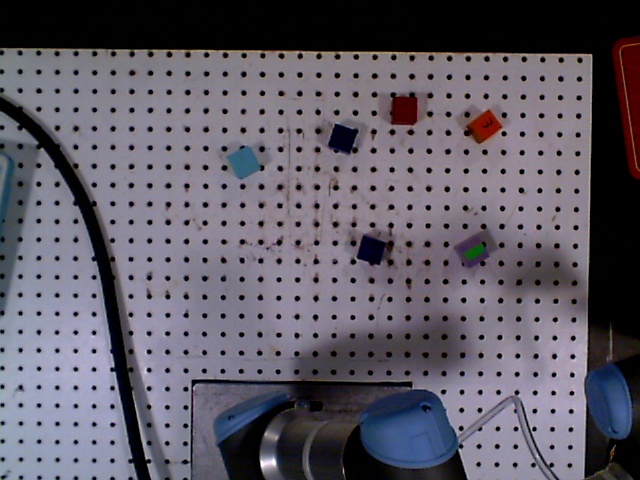
#> input picture lab56_checkout/images/1.jpg, 640 x 480 px
$ python lab5_func.py
#> lines starting #> are read from the running program, lines starting #| are printed output that depends on the picture; after the words box and inside, x2 and y2 are one past the last pixel; in counts of white or black regions, pixels touching at a corner belong together
### lab56_checkout/helper.py
import cv2

def switch_color(argument):
    switcher = {
        # (blue, green, red)
        0: (0,255,255),
        1: (255,0,0),   # Blue
        2: (0,255,0),   # Green
        3: (0,0,255),   # Red
        4: (255,255,0),
        5: (255,0,255),
        6: (128,255,128),
        7: (128,128,0),
        8: (128,0,128),
        9: (0,128,128),
    }
    return switcher.get(argument, (255, 255, 255))

def adaptive_thresholding(gray_image):

    adaptive_threshold_image = cv2.adaptiveThreshold(gray_image.copy(),
                                        255,
                                        cv2.ADAPTIVE_THRESH_GAUSSIAN_C, #cv2.ADAPTIVE_THRESH_GAUSSIAN_C, cv2.ADAPTIVE_THRESH_MEAN_C,
                                        cv2.THRESH_BINARY, # cv2.THRESH_BINARY_INV
                                        151,
                                        5)
    #cv2.imshow("Adaptive Threshold Image", adaptive_threshold_image)
    return adaptive_threshold_image

def read_image(image_name):
#> called with image_name = './images/1.jpg'
    image = cv2.imread(image_name, cv2.IMREAD_COLOR)
#> image is the input picture: shape (480, 640, 3); mean B, G, R 101.8, 90.6, 94.9
    height, width = image.shape[0], image.shape[1]
#> height = 480; width = 640
    if(height != 240 and width != 320):
        image = cv2.resize(image, (image.shape[1]/2, image.shape[0]/2))
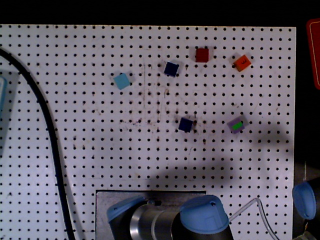
#> image: shape (240, 320, 3); mean B, G, R 101.9, 90.7, 95.1
    gray_image = cv2.cvtColor(image, cv2.COLOR_BGR2GRAY)
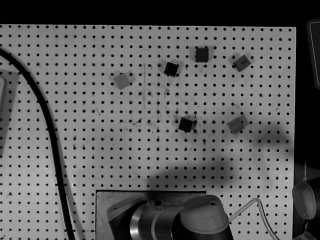
#> gray_image: shape (240, 320); min 0, max 250, mean 93.3
    # print("\nThe shape of the gray image is %s" % str(gray_image.shape))
    return image, gray_image

### lab56_checkout/lab5_func.py
#!/usr/bin/env python

import cv2
import time
import numpy as np
from helper import switch_color, read_image, adaptive_thresholding

# Function for Lab 5
# Take an black and white image and find the object in it, returns an associated image with different color for each image
# You will implement your algorithm for rastering here
def associate_objects(bw_image, pixellabel, associate_image):

    height, width = bw_image.shape[0], bw_image.shape[1]

    # Create a demo image of colored lines
    num = 0
    for row in range(height):
        for col in range(width):
            pixellabel[row][col] = num
        num = num + 1
        if(num == 10):
            num = 0

    for row in range(height):
        for col in range(width):
            (blue, green, red) = switch_color(pixellabel[row][col])
            associate_image[row][col][0] = blue
            associate_image[row][col][1] = green
            associate_image[row][col][2] = red

    return associate_image


if __name__ == '__main__':

    image_name = "./images/1.jpg"
    image, gray_image = read_image(image_name)
    bw_image = adaptive_thresholding(gray_image)
#> in adaptive_thresholding, `adaptive_threshold_image = cv2.adaptiveThreshold(gray_image.copy(), 25..`:
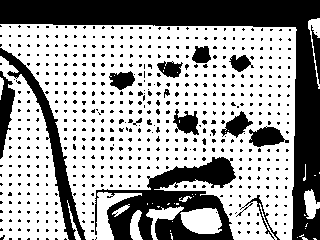
#> adaptive_threshold_image: shape (240, 320); 62.9% white; 583 black regions (566 under 20 px), largest, box (x1, y1, x2, y2) and area: (0, 0, 320, 240) 12781, (95, 157, 236, 240) 5440, (0, 48, 86, 240) 2266

    height, width = bw_image.shape[0], bw_image.shape[1]
#> height = 240; width = 320

    # Create a 2D array pixellabel[height][width]
    # In the bw_image, 0 is black, 255 is white
    # If image pixel is white pixellabel[row][col] = -1
    # If image pixel is black pixellabel[row][col] = 0
    # pixellabel = ((bw_image.copy()+1)*-1+1)*-1
    pixellabel = ((bw_image.copy()+1)*-1+1)*-1 # numpy.int16 == short

    associate_image = np.zeros([height, width, 3], dtype=np.uint8)

    start_time = time.time()
    result_image = associate_objects(bw_image, pixellabel, associate_image)
#> after the loop in associate_objects, `for row in range(height):`:
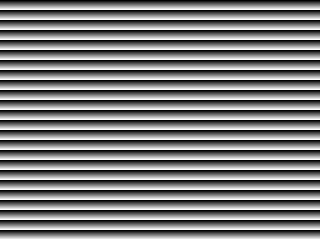
#> pixellabel: shape (240, 320) int16; min 0, max 9, mean 4.5; drawn with min black and max white
#> after the loop in associate_objects, `for row in range(height):`:
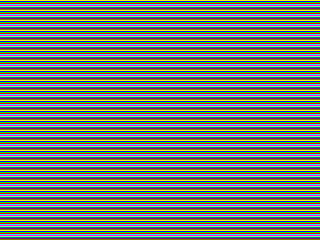
#> associate_image: shape (240, 320, 3); mean of channels 0, 1, 2 114.9, 127.6, 114.9; drawn as B, G, R
    end_time = time.time()
    print("Associate objects without Cython processed %s seconds." % (end_time - start_time))

    cv2.imshow("(1) Original Image", image)
    cv2.imshow("(2) Gray Image", gray_image)
    cv2.imshow("(3) Binary Image", bw_image)
    cv2.imshow("(4) Result Image", result_image)

    cv2.waitKey(0)
    cv2.destroyAllWindows()

$ run again, with lab56_checkout/images/3.jpg copied over lab56_checkout/images/1.jpg
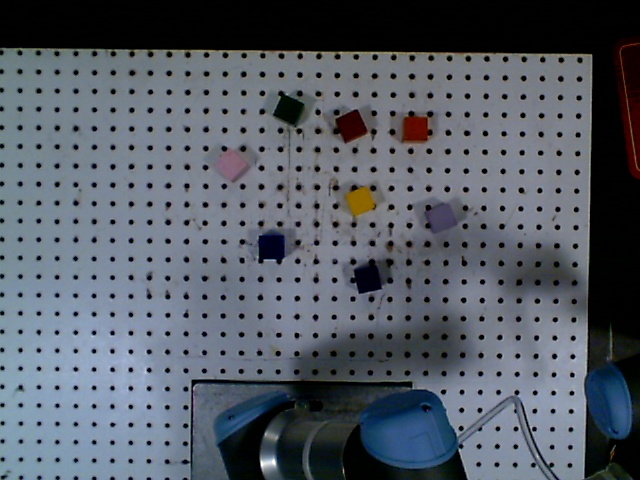
#> input picture lab56_checkout/images/3.jpg, 640 x 480 px
#> in read_image, image is the input picture: shape (480, 640, 3); mean B, G, R 101.2, 91.3, 84.7
#> image: shape (240, 320, 3)
#> in read_image, `gray_image = cv2.cvtColor(image, cv2.COLOR_BGR2GRAY)`:
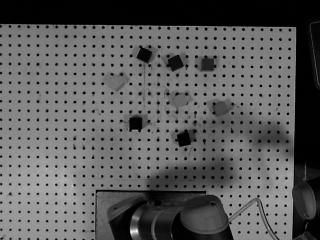
#> gray_image: shape (240, 320); min 0, max 247, mean 90.6
#> in adaptive_thresholding, `adaptive_threshold_image = cv2.adaptiveThreshold(gray_image.copy(), 25..`:
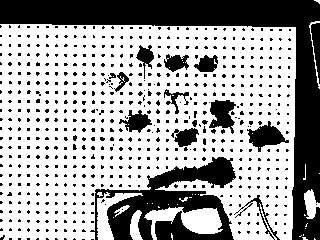
#> adaptive_threshold_image: shape (240, 320); 64.9% white; 628 black regions (613 under 20 px), largest, box (x1, y1, x2, y2) and area: (0, 0, 320, 240) 12850, (90, 157, 236, 240) 5508, (247, 121, 289, 152) 617
